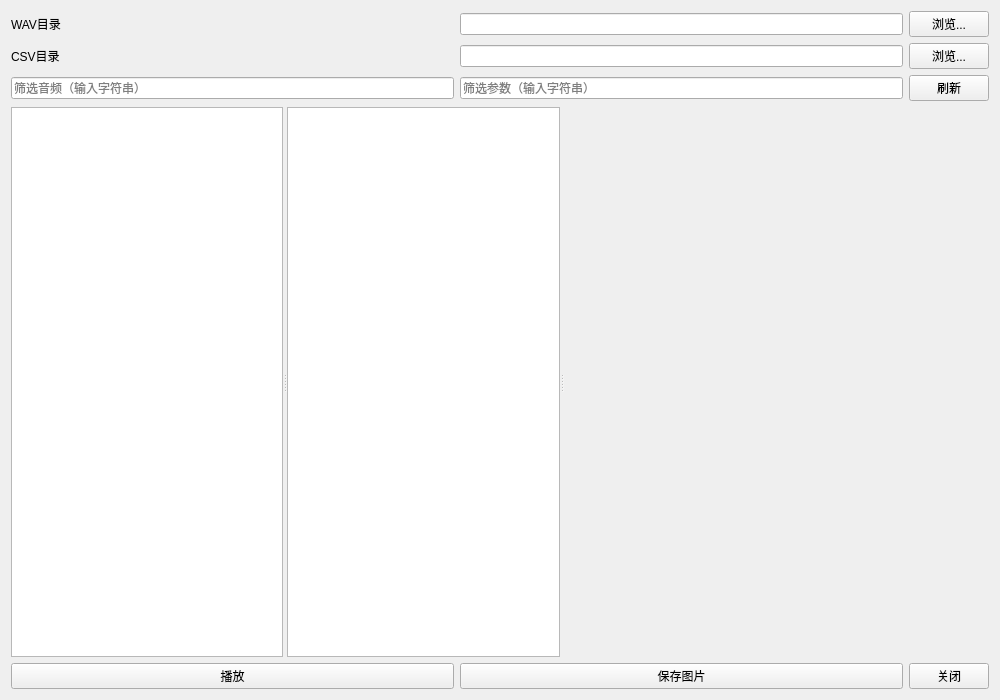
<?xml version="1.0" encoding="UTF-8"?>
<ui version="4.0">
 <class>ParameterDisplay</class>
 <widget class="QWidget" name="ParameterDisplay">
  <property name="geometry">
   <rect>
    <x>0</x>
    <y>0</y>
    <width>1000</width>
    <height>700</height>
   </rect>
  </property>
  <property name="windowTitle">
   <string>参数显示</string>
  </property>
  <layout class="QGridLayout" name="gridLayout">
   <item row="0" column="0">
    <widget class="QLabel" name="labelWavDir">
     <property name="text">
      <string>WAV目录</string>
     </property>
    </widget>
   </item>
   <item row="0" column="1">
    <widget class="QLineEdit" name="editWavDir"/>
   </item>
   <item row="0" column="2">
    <widget class="QPushButton" name="buttonBrowseWavDir">
     <property name="text">
      <string>浏览...</string>
     </property>
    </widget>
   </item>
   <item row="1" column="0">
    <widget class="QLabel" name="labelMatDir">
     <property name="text">
      <string>CSV目录</string>
     </property>
    </widget>
   </item>
   <item row="1" column="1">
    <widget class="QLineEdit" name="editMatDir"/>
   </item>
   <item row="1" column="2">
    <widget class="QPushButton" name="buttonBrowseMatDir">
     <property name="text">
      <string>浏览...</string>
     </property>
    </widget>
   </item>
   <item row="2" column="0">
    <widget class="QLineEdit" name="editFilterFiles">
     <property name="placeholderText">
      <string>筛选音频（输入字符串）</string>
     </property>
    </widget>
   </item>
   <item row="2" column="1">
    <widget class="QLineEdit" name="editFilterParams">
     <property name="placeholderText">
      <string>筛选参数（输入字符串）</string>
     </property>
    </widget>
   </item>
   <item row="2" column="2">
    <widget class="QPushButton" name="buttonRefresh">
     <property name="text">
      <string>刷新</string>
     </property>
    </widget>
   </item>
   <!-- 移除顶部的 播放/保存图片 按钮，改为底部统一布局 -->
   <!-- 使用 QSplitter 以便用户手动调整三栏宽度 -->
   <item row="3" column="0" colspan="3">
    <widget class="QSplitter" name="splitMain">
     <property name="orientation">
      <enum>Qt::Horizontal</enum>
     </property>
     <widget class="QListWidget" name="listWavFiles"/>
     <widget class="QListWidget" name="listParams"/>
     <widget class="QWidget" name="plotContainer">
      <property name="minimumSize">
       <size>
        <width>400</width>
        <height>400</height>
       </size>
      </property>
     </widget>
    </widget>
   </item>
   <!-- 底部统一放置 播放 / 保存图片 / 关闭 三个按钮 -->
   <item row="4" column="0">
    <widget class="QPushButton" name="buttonPlay">
     <property name="text">
      <string>播放</string>
     </property>
    </widget>
   </item>
   <item row="4" column="1">
    <widget class="QPushButton" name="buttonSaveFigure">
     <property name="text">
      <string>保存图片</string>
     </property>
    </widget>
   </item>
   <item row="4" column="2">
    <widget class="QPushButton" name="buttonClose">
     <property name="text">
      <string>关闭</string>
     </property>
    </widget>
   </item>
  </layout>
 </widget>
 <resources/>
 <connections/>
 </ui>
